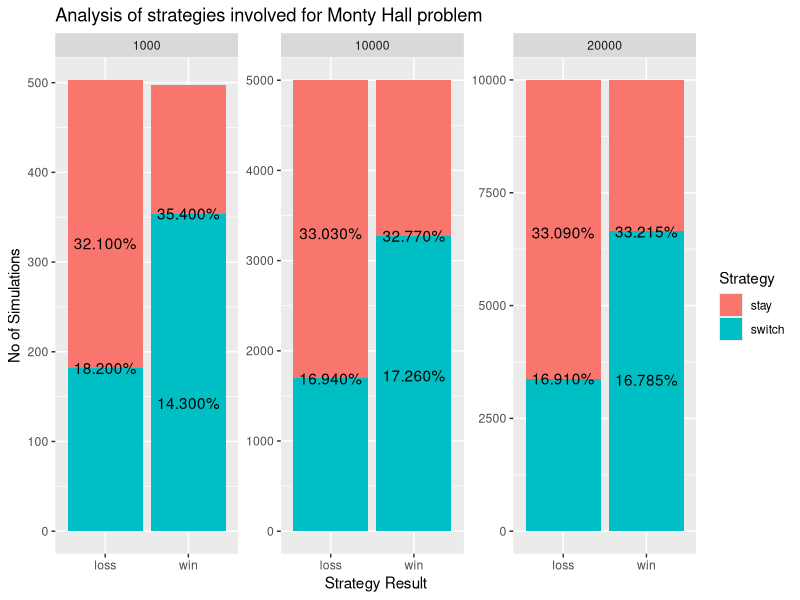
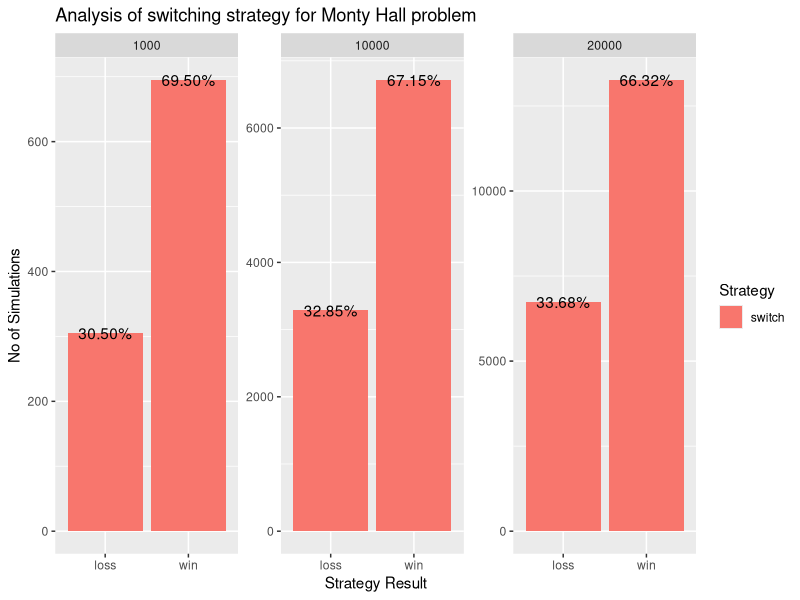
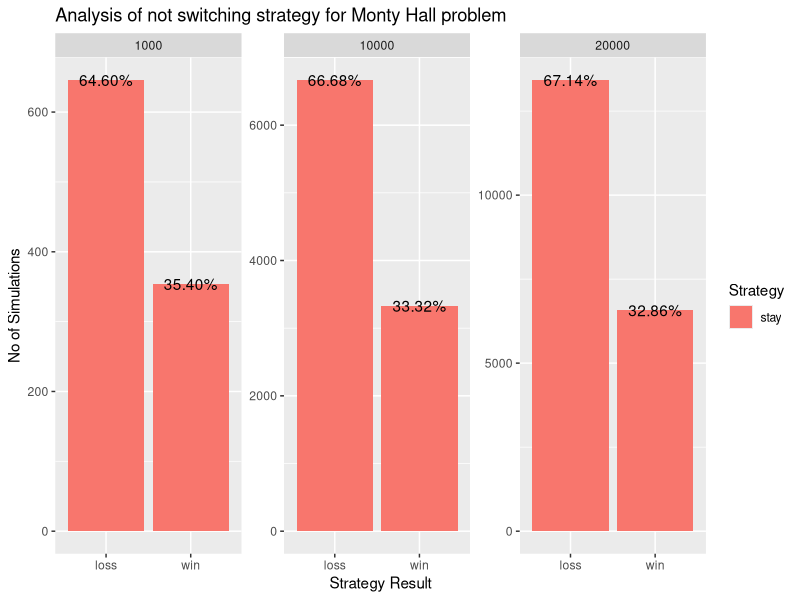

Recreate these plots in R, in order.
rm(list=ls())
require (plyr)
require(ggplot2)
require(scales)

MontyHall.Problem.Simulation <- function (noofgates, r, strategy)
{
  dfmontymatrix <- data.frame(matrix(0 ,ncol = 6, nrow = r))
  cnames <- c("Gatechosen", "PrizeGate","MontySelection","Strategy", "Result", "Noofsimulations")
  colnames(dfmontymatrix) <- cnames
  #noofgates <- 1:3

  dfmontymatrix[, "Noofsimulations"] <- r  # No of simulations.
  for (ri in 1: r)
  {
    indexprize <- sample(noofgates, 1, replace = TRUE)
    Gatechosen <- sample(noofgates, 1, replace = TRUE)
    
    if(indexprize != Gatechosen)
      {
      MontySelection <- noofgates[-c(indexprize, Gatechosen)]
    } else 
      { 
          MontySelection <- sample(noofgates[-c(indexprize, Gatechosen)], 1)
      } 
    
    dfmontymatrix[ri, "Gatechosen"] <- Gatechosen
    dfmontymatrix[ri, "PrizeGate"] <- indexprize
    dfmontymatrix[ri, "MontySelection"] <- MontySelection
    #dfmontymatrix[ri, "Strategy"] <- sample(c("stay", "switch"), 1, replace = TRUE) 
    dfmontymatrix[ri, "Strategy"] <- sample(strategy, 1, replace = TRUE) 
    
    if (dfmontymatrix[ri,"Strategy"] == "stay")
    {
      if (dfmontymatrix[ri,"Gatechosen"] == dfmontymatrix[ri, "PrizeGate"])
      {
        dfmontymatrix[ri, "Result"] = "win"
      } 
      else 
      {
        dfmontymatrix[ri, "Result"] = "loss"
      } 
    } else
    {
      
      if (dfmontymatrix[ri,"Gatechosen"] != dfmontymatrix[ri, "PrizeGate"])
      {
        dfmontymatrix[ri, "Result"] = "win"
      } 
      else 
      {
        dfmontymatrix[ri, "Result"] = "loss"
      }   
    }
  }
  
  return (with (dfmontymatrix, table(Noofsimulations, Strategy, Result)))
  
}
################################
##Visualization 1:
r <- c( 1000, 10000, 20000)
strategy <- c("stay", "switch") 
noofgates <- 1:3

sampledata <- lapply(r, function(r) MontyHall.Problem.Simulation(noofgates, r, strategy))

final.output <- ldply (sampledata, data.frame)
final.output$Noofsimulations <- as.integer(as.character(final.output$Noofsimulations))
final.output <- mutate(final.output, 
                       Percentage = percent(Freq/ Noofsimulations))

ggplot(final.output, aes(Result,Freq, fill = Strategy ))+
  geom_bar( stat = "identity")+
  geom_text(aes(label = Percentage))+
  facet_wrap(~Noofsimulations, scales = "free" )+
  labs(title = "Analysis of strategies involved for Monty Hall problem ", y = "No of Simulations", x = "Strategy Result")

print (final.output)

##Visualization 2:
strategy <-  "switch" 

sampledata <- lapply(r, function(r) MontyHall.Problem.Simulation(noofgates, r, strategy))

final.output <- ldply (sampledata, data.frame)
final.output$Noofsimulations <- as.integer(as.character(final.output$Noofsimulations))
final.output <- mutate(final.output, 
                       Percentage = percent(Freq/ Noofsimulations))


ggplot(final.output, aes(Result,Freq, fill = Strategy ))+
  geom_bar( stat = "identity")+
  geom_text(aes(label = Percentage))+
  facet_wrap(~Noofsimulations, scales = "free" )+
  labs(title = "Analysis of switching strategy for Monty Hall problem ", y = "No of Simulations", x = "Strategy Result")


##Visualization 3:
strategy <-  "stay" 

sampledata <- lapply(r, function(r) MontyHall.Problem.Simulation(noofgates, r, strategy))

final.output <- ldply (sampledata, data.frame)
final.output$Noofsimulations <- as.integer(as.character(final.output$Noofsimulations))
final.output <- mutate(final.output, 
                       Percentage = percent(Freq/ Noofsimulations))

ggplot(final.output, aes(Result,Freq, fill = Strategy ))+
  geom_bar( stat = "identity")+
  geom_text(aes(label = Percentage))+
  facet_wrap(~Noofsimulations, scales = "free" )+
  labs(title = "Analysis of not switching strategy for Monty Hall problem ", y = "No of Simulations", x = "Strategy Result")

